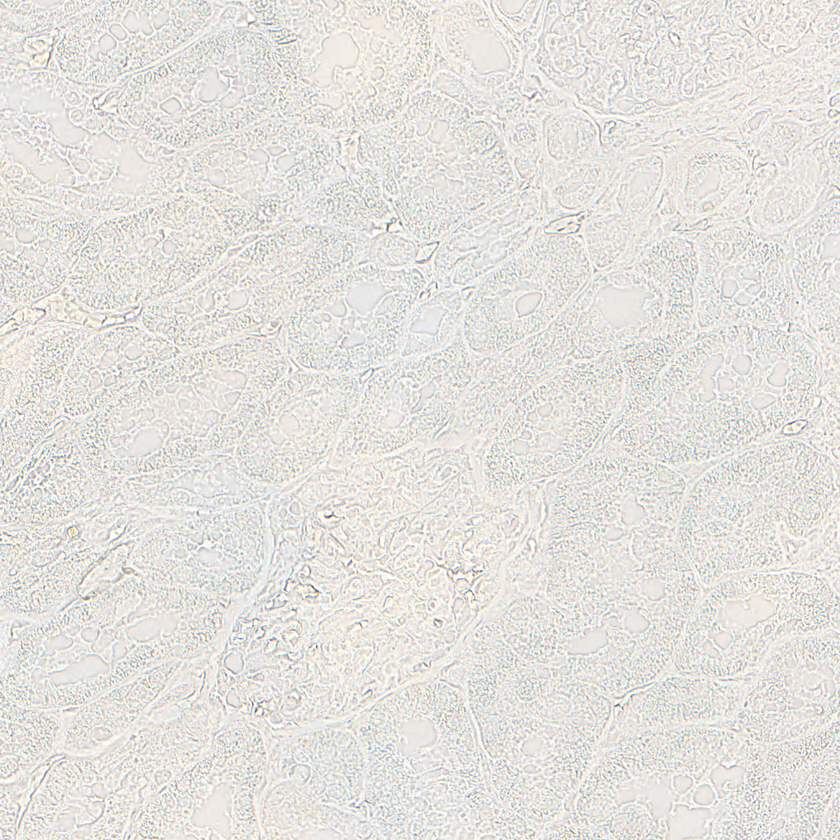
#> input picture experiments_data/test_input/ID1[x=40320,y=25984,w=1024,h=1024].tif, 840 x 840 px, shrunk from 1024 x 1024 before the run; its folder holds only this picture in this run
$ jupyter execute --allow-errors KNN_BIN.ipynb   (older library calls are emulated)
#> lines starting #> are read from the running program, lines starting #| are printed output that depends on the picture
#> in test_binary_knn, test_image is the input picture: shape (840, 840, 3); mean B, G, R 222.3, 226.4, 228.4
[cell 1]
import os
import cv2
import numpy as np
import matplotlib.pyplot as plt
from sklearn.neighbors import KNeighborsClassifier
from scipy.ndimage import uniform_filter
from sklearn.metrics import confusion_matrix
from scipy.optimize import linear_sum_assignment
from scipy.ndimage import distance_transform_edt
from skimage.feature import graycomatrix, graycoprops, local_binary_pattern

# Directory paths for KNN data
input_path = "../../experiments_data/test_input"
target_path = "../../experiments_data/test_target"

# Color and label constants for binary segmentation
EMPTY_SPACE_COLOR = (77, 255, 255)  # Light cyan in BGR (RGB 255, 255, 77)
EMPTY_SPACE_LABEL = 0
NON_EMPTY_LABEL = 1

# [130 lines left out: functions local_mean, compute_energy, genericSegEvaluation, calculate_binary_metrics_per_class, convert_segmented_to_labels, not called in this run]

def apply_gabor_filter(gray_image):
    """
    Apply multiple Gabor filters to a grayscale image for texture analysis.

    Args:
        gray_image (np.array): Grayscale image, shape (height, width).

    Returns:
        filtered_images (np.array): Array of filtered images, shape (num_filters, height, width).
    """
    kernels = []
    sigmas = [2.0, 4.0, 8.0]
    lambdas = [5.0, 10.0, 15.0]
    angles = np.arange(0, np.pi, np.pi / 8)

    for sigma in sigmas:
        for lambd in lambdas:
            for theta in angles:
                kernel = cv2.getGaborKernel((21, 21), sigma, theta, lambd, 0.5, 0, ktype=cv2.CV_32F)
                filtered = cv2.filter2D(gray_image, cv2.CV_8UC3, kernel)
                kernels.append(filtered)

    return np.array(kernels)

def extract_lbp_features(gray_image):
    """
    Extract Local Binary Pattern (LBP) histogram from a grayscale image.

    Args:
        gray_image (np.array): Grayscale image, shape (height, width).

    Returns:
        lbp_hist (np.array): LBP histogram, shape (10,).
    """
    P = 20
    R = 2
    lbp = local_binary_pattern(gray_image, P=P, R=R, method="uniform")
    lbp_hist, _ = np.histogram(lbp.ravel(), bins=np.arange(0, 11), density=True)
    return lbp_hist

def extract_glcm_features(gray_image):
    """
    Extract GLCM-based texture features from a grayscale image.

    Args:
        gray_image (np.array): Grayscale image, shape (height, width).

    Returns:
        contrast (float): Mean contrast across GLCMs.
        homogeneity (float): Mean homogeneity across GLCMs.
        energy (float): Mean energy across GLCMs.
        correlation (float): Mean correlation across GLCMs.
    """
    distances = [1, 3, 5]
    angles = [0, np.pi/4, np.pi/2, 3*np.pi/4]
    glcm = graycomatrix(gray_image, distances=distances, angles=angles, levels=256, symmetric=True, normed=True)

    contrast = np.mean(graycoprops(glcm, 'contrast'))
    homogeneity = np.mean(graycoprops(glcm, 'homogeneity'))
    energy = np.mean(graycoprops(glcm, 'energy'))
    correlation = np.mean(graycoprops(glcm, 'correlation'))

    return contrast, homogeneity, energy, correlation

def extract_features(image):
    """
    Extract a set of features from an RGB image for classification.

    Args:
        image (np.array): Input RGB image, shape (height, width, 3).

    Returns:
        features (np.array): Feature matrix, shape (height * width, 13).
    """
    height, width, channels = image.shape
    features = np.zeros((height, width, 13))

    # Normalize RGB channels
    image_norm = image.astype(np.float32) / 255.0
    features[:, :, :3] = image_norm

    # Compute local mean
    mean_local = cv2.blur(image_norm, (11, 11))
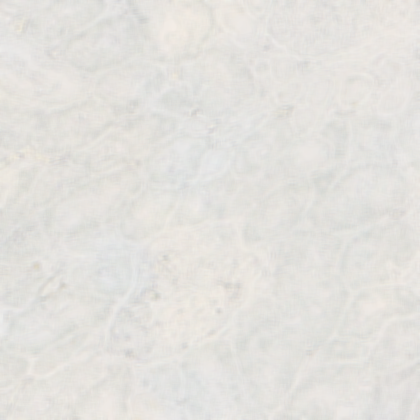
#> mean_local: shape (840, 840, 3) float32 (shown at 1/2 size); mean B, G, R 0.872, 0.886, 0.895
    features[:, :, 3] = cv2.cvtColor(mean_local, cv2.COLOR_BGR2GRAY)

    # Detect edges
    gray_image = cv2.cvtColor(image, cv2.COLOR_BGR2GRAY)
    edges = cv2.Canny(gray_image, 100, 200)
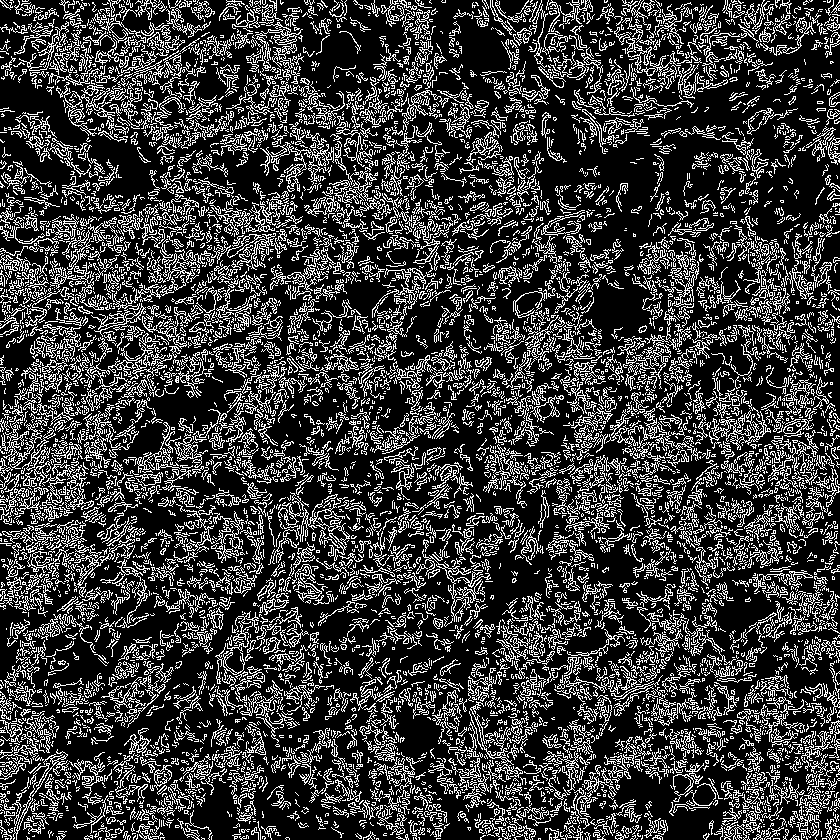
#> edges: shape (840, 840); 23.3% white in thin lines or dots
    features[:, :, 4] = edges / 255.0

    # Compute distance transform from edges
    dist_transform = distance_transform_edt(1 - (edges / 255.0))
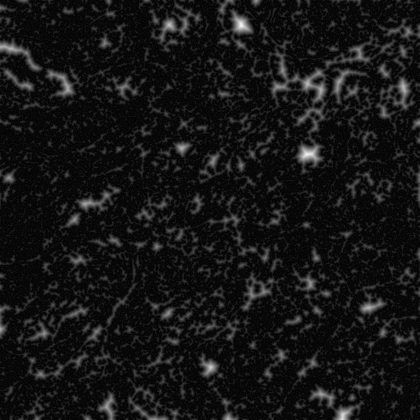
#> dist_transform: shape (840, 840) float64 (shown at 1/2 size); min 0, max 21, mean 1.7; drawn with min black and max white
    features[:, :, 5] = dist_transform / np.max(dist_transform) if np.max(dist_transform) > 0 else dist_transform

    # Extract GLCM features
    contrast, homogeneity, energy, correlation = extract_glcm_features(gray_image)
#> in extract_glcm_features, `contrast = np.mean(graycoprops(glcm, 'contrast'))`: contrast = 421.9
#> in extract_glcm_features, `homogeneity = np.mean(graycoprops(glcm, 'homogeneity'))`: homogeneity = 0.0801
#> in extract_glcm_features, `energy = np.mean(graycoprops(glcm, 'energy'))`: energy = 0.0208
#> in extract_glcm_features, `correlation = np.mean(graycoprops(glcm, 'correlation'))`: correlation = 0.152
#> contrast = 421.9; homogeneity = 0.0801; energy = 0.0208; correlation = 0.152
    features[:, :, 6] = contrast
    features[:, :, 7] = homogeneity
    features[:, :, 8] = energy
    features[:, :, 9] = correlation

    # Extract LBP histogram
    lbp_hist = extract_lbp_features(gray_image)
#> in extract_lbp_features, `lbp = local_binary_pattern(gray_image, P=P, R=R, method="uniform")`:
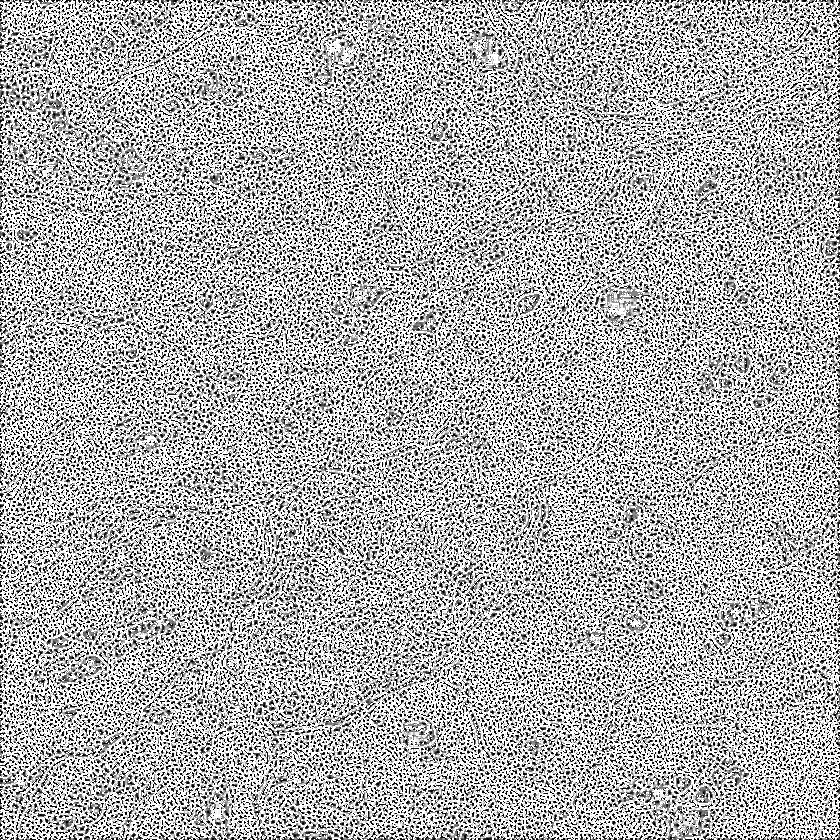
#> lbp: shape (840, 840) float64; min 0, max 21, mean 14.3; drawn with min black and max white
#> in extract_lbp_features, `lbp_hist, _ = np.histogram(lbp.ravel(), bins=np.arange(0, 11), density..`: lbp_hist = [0.34, 0.137, 0.116, 0.0891, 0.0605, 0.0437, 0.0395, 0.0378, 0.0395, 0.0971]
    features[:, :, 10] = lbp_hist[0]
    features[:, :, 11] = lbp_hist[1]

    # Apply Gabor filter (use first filter as example)
    gabor_features = apply_gabor_filter(gray_image)
#> after the loop in apply_gabor_filter, `for sigma in sigmas:`: kernels = 72 items
    features[:, :, 12] = gabor_features[0]

    return features.reshape((-1, 13))

[cell 2]
# Directory paths for training data
input_path = "../../experiments_data/knn_training/input"
target_path = "../../experiments_data/knn_training/target"

# Labels and colors for binary segmentation (in BGR)
EMPTY_SPACE_LABEL = 0
NON_EMPTY_LABEL = 1
ORIGINAL_EMPTY_SPACE_COLOR = (77, 255, 255)  # Light cyan for empty space
INTERSTITIAL_COLOR = (0, 255, 0)            # Green for interstitial space

def train_binary_knn():
    """
    Train a binary KNN classifier for image segmentation.
    Extracts features from images and converts masks to binary labels.

    Args:
        None

    Returns:
        knn (KNeighborsClassifier): Trained KNN model.
    """
    # Initialize lists for training data
    train_features = []
    train_labels = []

    # Process training images
    for filename in os.listdir(input_path):
        if filename.endswith(".tif"):
            # Construct file paths
            img_path = os.path.join(input_path, filename)
            label_path = os.path.join(target_path, filename.replace(".tif", ".png"))

            # Load image and ground truth mask
            image = cv2.imread(img_path)
            label = cv2.imread(label_path)

            if image is None or label is None:
                print(f"Error loading {filename}")
                continue

            # Extract features
            features = extract_features(image)

            # Convert mask to binary labels
            height, width, _ = label.shape
            label_flat = label.reshape(-1, 3)
            binary_labels = np.ones(height * width, dtype=np.int32)  # Default to non-empty (1)
            empty_mask = np.logical_or(
                np.all(label_flat == ORIGINAL_EMPTY_SPACE_COLOR, axis=1),
                np.all(label_flat == INTERSTITIAL_COLOR, axis=1)
            )
            binary_labels[empty_mask] = EMPTY_SPACE_LABEL  # Set empty space to 0

            train_features.append(features)
            train_labels.append(binary_labels)

    # Convert lists to numpy arrays
    train_features = np.vstack(train_features)
    train_labels = np.concatenate(train_labels)

    # Train KNN classifier
    knn = KNeighborsClassifier(n_neighbors=20, weights='distance')
    knn.fit(train_features, train_labels)

    print("Binary KNN training completed!")
    return knn

#> (the rest of this cell did not finish here and is left out)

[cell 3]
# Directory paths for test data
test_input_path = "../../experiments_data/test_input"
test_target_path = "../../experiments_data/test_target"
output_path = "test_knn_results_binary/"

# Create output directory if it doesn't exist
if not os.path.exists(output_path):
    os.makedirs(output_path)

# Labels and colors for binary segmentation (in BGR)
EMPTY_SPACE_LABEL = 0
NON_EMPTY_LABEL = 1
EMPTY_SPACE_COLOR = (0, 0, 0)          # Black for empty space
NON_EMPTY_COLOR = (255, 255, 255)      # White for non-empty space
ORIGINAL_EMPTY_SPACE_COLOR = (77, 255, 255)  # Light cyan for ground truth empty space
INTERSTITIAL_COLOR = (0, 255, 0)       # Green for ground truth interstitial space

def test_binary_knn():
    """
    Test a binary KNN classifier on images and generate segmented images and comparisons.
    Saves segmented images and visualization of original, segmented, and target images.

    Args:
        None

    Returns:
        None
    """
    # Process test images
    for filename in os.listdir(test_input_path):
        if filename.endswith(".tif"):
            # Construct file paths
            test_image_path = os.path.join(test_input_path, filename)
            test_labels_path = os.path.join(test_target_path, filename.replace(".tif", ".png"))
            output_image_path = os.path.join(output_path, f"resultado_knn_binario_{filename.replace('.tif', '.png')}")
            comparison_path = os.path.join(output_path, f"comparacao_binario_{filename.replace('.tif', '.png')}")

            # Load test image and ground truth mask
            test_image = cv2.imread(test_image_path)
            test_labels_rgb = cv2.imread(test_labels_path)

            if test_image is None or test_labels_rgb is None:
                print(f"Error loading {filename} or its corresponding mask!")
                continue

            # Extract features and predict labels
            test_features = extract_features(test_image)
            predicted_labels = knn.predict(test_features)
            predicted_labels = predicted_labels.reshape(test_image.shape[:2])

            # Create segmented image with binary colors
            segmented_image = np.zeros((*predicted_labels.shape, 3), dtype=np.uint8)
            segmented_image[predicted_labels == EMPTY_SPACE_LABEL] = EMPTY_SPACE_COLOR
            segmented_image[predicted_labels == NON_EMPTY_LABEL] = NON_EMPTY_COLOR

            # Save segmented image
            cv2.imwrite(output_image_path, segmented_image)
            print(f"Result saved at: {output_image_path}")

            # Convert ground truth mask to binary for visualization
            height, width, _ = test_labels_rgb.shape
            empty_mask = np.logical_or(
                np.all(test_labels_rgb == ORIGINAL_EMPTY_SPACE_COLOR, axis=-1),
                np.all(test_labels_rgb == INTERSTITIAL_COLOR, axis=-1)
            )
            test_labels_binary_rgb = np.zeros_like(test_labels_rgb)
            test_labels_binary_rgb[empty_mask] = EMPTY_SPACE_COLOR
            test_labels_binary_rgb[~empty_mask] = NON_EMPTY_COLOR

            # Generate and save comparison visualization
            plt.figure(figsize=(18, 6))
            plt.subplot(1, 3, 1)
            plt.imshow(cv2.cvtColor(test_image, cv2.COLOR_BGR2RGB))
            plt.title("Original Image")
            plt.axis("off")

            plt.subplot(1, 3, 2)
            plt.imshow(cv2.cvtColor(segmented_image, cv2.COLOR_BGR2RGB))
            plt.title("Segmentation (KNN Binary)")
            plt.axis("off")

            plt.subplot(1, 3, 3)
            plt.imshow(cv2.cvtColor(test_labels_binary_rgb, cv2.COLOR_BGR2RGB))
            plt.title("Target Image (Binary Adjusted)")
            plt.axis("off")

            plt.savefig(comparison_path)
            plt.close()
            print(f"Comparison saved at: {comparison_path}")

    print("Testing completed!")

#> (the rest of this cell did not finish here and is left out)

[cell 4]
# Directory paths
test_target_path = "../../experiments_data/test_target"
output_path = "test_knn_results_binary/"
metrics_file = os.path.join(output_path, "metrics.txt")

# Labels and colors for binary segmentation (in BGR)
EMPTY_SPACE_LABEL = 0
NON_EMPTY_LABEL = 1
EMPTY_SPACE_COLOR = (0, 0, 0)          # Black for empty space in segmentation
NON_EMPTY_COLOR = (255, 255, 255)      # White for non-empty space in segmentation
ORIGINAL_EMPTY_SPACE_COLOR = (77, 255, 255)  # Light cyan in ground truth
INTERSTITIAL_COLOR = (0, 255, 0)       # Green in ground truth (interstitial)

def evaluate_binary_knn_segmentation():
    """
    Evaluate binary KNN segmentation results and compute metrics.
    Saves IoU, Dice, Precision, Recall, Accuracy, and error metrics to a file.

    Args:
        None

    Returns:
        None
    """
    # Initialize lists to store metrics for each class
    num_classes = 2
    iou_all_images = [[] for _ in range(num_classes)]
    dice_all_images = [[] for _ in range(num_classes)]
    precision_all_images = [[] for _ in range(num_classes)]
    recall_all_images = [[] for _ in range(num_classes)]
    accuracy_per_class_all_images = [[] for _ in range(num_classes)]
    global_accuracy_all_images = []
    generic_seg_errors = []

    # Process saved segmentation results
    for filename in os.listdir(output_path):
        if filename.startswith("resultado_knn_binario_") and filename.endswith(".png"):
            # Construct file paths
            original_filename = filename.replace("resultado_knn_binario_", "").replace(".png", ".tif")
            test_labels_path = os.path.join(test_target_path, original_filename.replace(".tif", ".png"))
            segmented_image_path = os.path.join(output_path, filename)

            # Load ground truth and segmented images
            test_labels_rgb = cv2.imread(test_labels_path)
            segmented_image = cv2.imread(segmented_image_path)

            if test_labels_rgb is None or segmented_image is None:
                print(f"Error loading {original_filename} or its segmented result!")
                continue

            # Convert ground truth to binary labels
            height, width, _ = test_labels_rgb.shape
            test_labels_flat = test_labels_rgb.reshape(-1, 3)
            test_labels_binary = np.ones(height * width, dtype=np.int32)  # Default to non-empty (1)
            empty_mask = np.logical_or(
                np.all(test_labels_flat == ORIGINAL_EMPTY_SPACE_COLOR, axis=1),
                np.all(test_labels_flat == INTERSTITIAL_COLOR, axis=1)
            )
            test_labels_binary[empty_mask] = EMPTY_SPACE_LABEL
            test_labels_binary = test_labels_binary.reshape(height, width)

            # Convert segmented image to binary labels
            segmented_flat = segmented_image.reshape(-1, 3)
            predicted_labels = np.ones(height * width, dtype=np.int32)  # Default to non-empty (1)
            empty_mask_pred = np.all(segmented_flat == EMPTY_SPACE_COLOR, axis=1)
            predicted_labels[empty_mask_pred] = EMPTY_SPACE_LABEL
            predicted_labels = predicted_labels.reshape(height, width)

            # Compute per-class metrics
            iou_per_class, dice_per_class, global_accuracy, precision_per_class, recall_per_class, accuracy_per_class = calculate_binary_metrics_per_class(test_labels_binary, predicted_labels)

            # Compute segmentation error
            error = genericSegEvaluation(test_labels_binary, predicted_labels)

            # Store metrics
            for cls in range(num_classes):
                iou_all_images[cls].append(iou_per_class[cls])
                dice_all_images[cls].append(dice_per_class[cls])
                precision_all_images[cls].append(precision_per_class[cls])
                recall_all_images[cls].append(recall_per_class[cls])
                accuracy_per_class_all_images[cls].append(accuracy_per_class[cls])
            global_accuracy_all_images.append(global_accuracy)
            generic_seg_errors.append(error)

    # Calculate average metrics across images
    mean_iou_per_class = [np.mean(iou_all_images[cls]) for cls in range(num_classes)]
    mean_dice_per_class = [np.mean(dice_all_images[cls]) for cls in range(num_classes)]
    mean_precision_per_class = [np.mean(precision_all_images[cls]) for cls in range(num_classes)]
    mean_recall_per_class = [np.mean(recall_all_images[cls]) for cls in range(num_classes)]
    mean_accuracy_per_class = [np.mean(accuracy_per_class_all_images[cls]) for cls in range(num_classes)]
    mean_global_accuracy = np.mean(global_accuracy_all_images)
    mean_generic_seg_error = np.mean(generic_seg_errors)

    # Write metrics to file
    class_names = ["Empty Space", "Non Empty Space"]
    with open(metrics_file, 'w') as f:
        f.write("Metric Results (KNN Binary)\n")
        f.write("==================================\n")

        for cls in range(num_classes):
            f.write(f"Class: {class_names[cls]}\n")
            f.write(f"Mean IoU: {mean_iou_per_class[cls]:.4f}\n")
            f.write(f"Mean Dice: {mean_dice_per_class[cls]:.4f}\n")
            f.write(f"Mean Precision: {mean_precision_per_class[cls]:.4f}\n")
            f.write(f"Mean Recall: {mean_recall_per_class[cls]:.4f}\n")
            f.write(f"Mean Accuracy: {mean_accuracy_per_class[cls]:.4f}\n")
            f.write("----------------------------------\n")

        f.write(f"Global Accuracy (average across images): {mean_global_accuracy:.4f}\n")
        f.write(f"Mean genericSegEvaluation Error: {mean_generic_seg_error:.4f}\n")

    print(f"Binary metrics saved at: {metrics_file}")

evaluate_binary_knn_segmentation()
